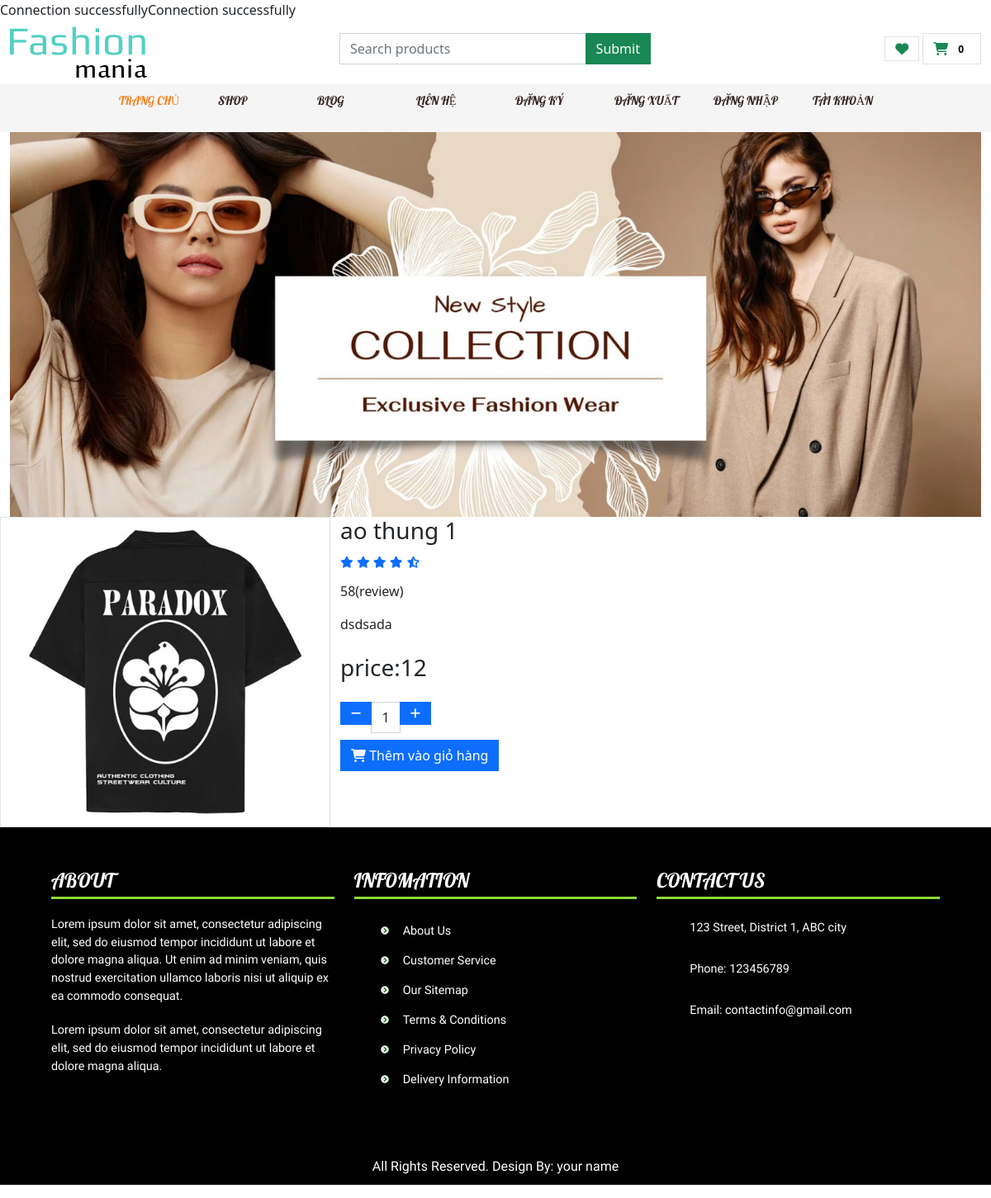
Page /index.php?page=detail&id=1 on the committed database.
### tables this page shows
CREATE TABLE `product` (
  `id` int(11) NOT NULL,
  `name` varchar(255) NOT NULL,
  `cat_id` varchar(50) DEFAULT NULL,
  `image` varchar(255) NOT NULL,
  `price` float NOT NULL,
  `description` text NOT NULL,
  `is_on_sale` tinyint(1) DEFAULT 0,
  `sale_price` float DEFAULT NULL,
  `created_at` datetime DEFAULT current_timestamp(),
  `views` int(11) NOT NULL,
  `Loai` int(100) NOT NULL
);

### lib/coreFuntion.php (called while the page is built, shortened)
<?php
include_once("db.php");
class CoreFunction extends Database{
    function setQuery($sql){
        $result = $this->conn->query($sql);
        return $result;
    }
    function getOne($sql){
        $result = $this->setQuery($sql);
        $a = $result->fetch_assoc();
        return $a;
    }
}
?>

### partial/hearder.php (the view, shortened to what this page needs)
<!DOCTYPE html>
<html>
  <head>
    <link
      rel="stylesheet"
      href="https://cdnjs.cloudflare.com/ajax/libs/font-awesome/6.2.1/css/all.min.css"
    />
    <link
      rel="stylesheet"
      href="https://cdnjs.cloudflare.com/ajax/libs/bootstrap/5.2.3/css/bootstrap.min.css"
    />
    <link href="asset/css/style.css" rel="stylesheet" />
  </head>
  <body>
    <div class="container-fluid border-warning">
      <div class="row bg-white">
        <div class="col-md-4">
          <div class="logo py-2"><img src="asset/images/logo.png" /></div>
        </div>
        <div class="col-md-4 pt-3">
          <form action="<?=PATH?>page=search" method="get">
            <div class="input-group">
              <input
                type="text"
                class="form-control"
                placeholder="Search products"
                name="product"
              />
              <input type="submit" class="btn btn-success" />
            </div>
          </form>
        </div>
        <div class="col-md-4 text-end pt-3">
          <?php
          if(!isset($_SESSION['user'])){
            echo "<a href='' class='btn border'>
            <i class='fas fa-heart text-success'></i>
            <span class='badge text-black'></span>
          </a>";
          }
          else{
            echo "<a href='".PATH."page=account&id=".$_SESSION['userId']."' class='btn border'>
            <i class='fas fa-heart text-success'></i>
            <span class='badge text-black'>".$_SESSION['user']."</span>
          </a>";
          }
          ?>
          <a href="<?= PATH?>page=cart" class="btn border">
            <i class="fas fa-shopping-cart text-success"></i>
            <span class="badge text-black"><?= isset($_SESSION['cart']) ? $_SESSION['number_of_item'] :0 ?></span>
          </a>
        </div>
      </div>
      <div class="row header">
        <div class="col-md-12">
          <ul>
            <li class="active"><a href="<?= PATH?>">Trang chủ</a></li>
            <li>
              <a href="<?= PATH?>page=product">Shop</a>
            </li>
            <li><a href="<?= PATH?>page=blogg">Blog</a></li>
            <li><a href="<?= PATH?>page=contact">Liên hệ</a></li>
            <li><a href="<?= PATH?>page=registration">Đăng ký</a></li>
            <li><a href="logout.php">Đăng xuất</a></li>
            <li><a href="<?= PATH?>page=login">Đăng nhập</a></li>
            <li><a href="">Tài khoản</a></li>
          </ul>
        </div>
      </div>
      <div class="row">
        <div class="col-md-12 banner">
          <img src="asset/images/banner.jpg" />
        </div>
      </div>

### index.php (shortened to what this page needs)
<?php
include_once("lib/coreFuntion.php");
include_once("lib/db.php");
$f= new CoreFunction();
require("partial/hearder.php");
?>
<?php
if(!isset($_GET['page'])){
  $page="";
}
else{
  $page=$_GET['page'];
}
$router=[
  ''=>'pages/home.php',
  'home'=>'pages/home.php',
  'product'=>'product/product.php',
  'cart'=>'cart/cart.php',
  'contact'=>'user/contact.php',
  'registration'=>'user/registration.php',
  'detail'=>'product/detail.php',
  'catProduct'=>'product/catProduct.php',
  'search'=>'product/search.php',
  'login'=>'user/login.php',
  'doLogin'=>'user/doLogin.php',
  'account'=>'user/account.php',
  'addToCart'=>'cart/addToCart.php',
  'logout'=>'user/logout.php',
  'blog'=>'user/blog.php',
  'imablog'=>'user/imablog.php',
  'blogg'=>'user/blogg.php',
  'delItemCart'=>'cart/delItemCart.php',
  'delCart'=>'cart/delCart.php',
];
foreach($router as $key => $value){
  if($page == $key){
    include_once($value);
  }
}
?>
<?php
require("partial/footer.php");
?>

### product/detail.php
<?php
$id = $_GET['id'];
$sql_view = "UPDATE product SET views = views + 1 WHERE id = $id";
$f->setQuery($sql_view);
$sql = "SELECT * FROM product WHERE id = $id";
$result = $f->getOne($sql);
?>
<div class="row">
    <div class="col-md-4 img-detail border">
        <img src="./asset/images/<?= $result['image']?>" alt="">
    </div>
    <div class="col-md-8">
        <div class="row">
            <div class="col-12">
                <h3 class="font-weight-semi-bold"><?= $result['name']?></h3>
                <div class="d-flex mb-2">
                    <div class="text-primary mr-2">
                        <small class="fas fa-star"></small>
                        <small class="fas fa-star"></small>
                        <small class="fas fa-star"></small>
                        <small class="fas fa-star"></small>
                        <small class="fas fa-star-half-alt"></small>
                    </div>
                </div>
                <p class="pt-1"><?= $result['views']?>(review)</p>
            </div>
            <div class="col-12">
            <p class="mb-4"><?= $result['description'] ?></p>
        </div>
            <div class="col-12">
                <h3 class="font-weight-semi-bold mb-4">price:<?= $result['price'] ?></h3>
                <div class="input-group quantity mr-3" style="width: 110px;">
                    <div class="input-group-btn">
                        <button class="btn btn-primary btn-minus">
                            <small class="fas fa-minus"></small>
                        </button>
                    </div>
                    <input type="text" class="form-control text-center" value="1">
                    <div class="input-group-btn">
                        <button class="btn btn-primary btn-plus">
                            <small class="fas fa-plus"></small>
                        </button>
                    </div>
                </div>
                <div>
                    <button class="btn btn-primary mt-2" type="submit">
                        <i class="fas fa-shopping-cart"></i> Thêm vào giỏ hàng
                    </button>
                </div>
            </div>
        </div>
    </div>
</div>

### asset/css/style.css (style rules this page uses)
* { margin: 0; padding: 0; }
.input-group { position: relative; display: flex; flex-wrap: wrap; align-items: stretch; width: 100%; }
.header { background: #f5f5f5; position: sticky; top: 0; }
.header div, .header ul { float: left; }
.header ul { margin-left: 100px; }
.header ul li { list-style-type: none; float: left; text-transform: uppercase; font-size: 0.9em; font-family: "Lobster", cursive; width: 120px; position: relative; }
.header li a { color: #342522; text-decoration: none; display: block; padding: 10px 0; }
.header li.active a { color: #f48221; }
.banner img { width: 100%; }
.img-detail img { width: 100%; }
.btn-primary { color: #fff; }
.btn { display: inline-block; font-weight: 400; color: #fff; text-align: center; vertical-align: middle; user-select: none; border: 1px solid transparent; padding: 0.375rem 0.75rem; font-size: 1rem; line-height: 1.5; border-radius: 0; transition: color 0.15s ease-in-out, background-color 0.15s ease-in-out, border-color 0.15s ease-in-out, box-shadow 0.15s ease-in-out; }

### rows in the picture
product: image (picture), name "ao thung 1", views "58", description "dsdsada", price "12"
